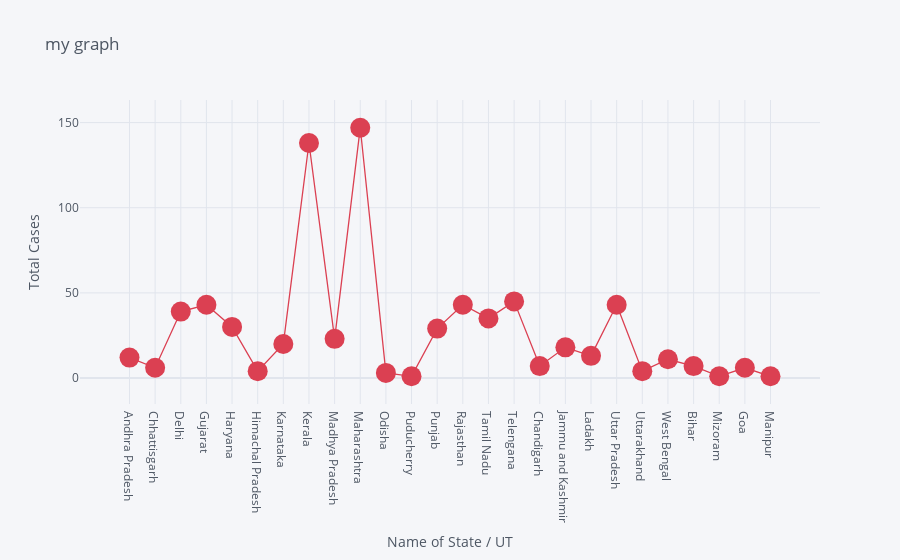
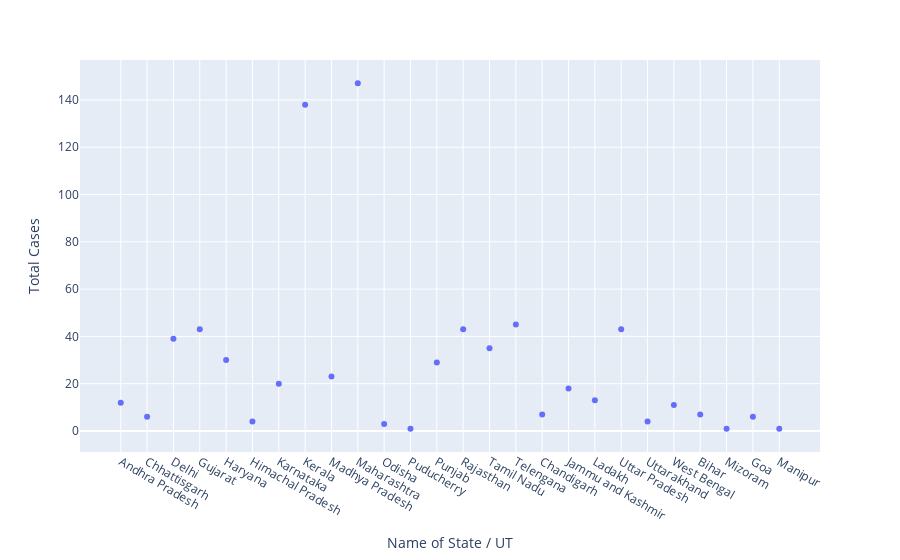

Write notebook code for charts like these, in order.
### Code cell
df.iplot(kind='scatter',x='Name of State / UT',y='Total Cases',mode='markers+lines',title='my graph',xTitle='Name of State / UT',
 yTitle='Total Cases',colors='red',size=20) 
px.scatter(df,x='Name of State / UT',y='Total Cases')

### Figure 1 — Plotly figure (JSON) as saved in the notebook; plotly's stock layout.template omitted (floating-point values rounded to 4 significant figures)
{"data": [{"line": {"color": "rgba(219, 64, 82, 1.0)", "dash": "solid", "shape": "linear", "width": 1.3}, "marker": {"size": 20, "symbol": "circle"}, "mode": "markers+lines", "name": "Total Cases", "text": "", "type": "scatter", "x": ["Andhra Pradesh", "Chhattisgarh", "Delhi", "Gujarat", "Haryana", "Himachal Pradesh", "Karnataka", "Kerala", "Madhya Pradesh", "Maharashtra", "Odisha", "Puducherry", "Punjab", "Rajasthan", "Tamil Nadu", "Telengana", "Chandigarh", "Jammu and Kashmir", "Ladakh", "Uttar Pradesh", "Uttarakhand", "West Bengal", "Bihar", "Mizoram", "Goa", "Manipur"], "y": [12, 6, 39, 43, 30, 4, 20, 138, 23, 147, 3, 1, 29, 43, 35, 45, 7, 18, 13, 43, 4, 11, 7, 1, 6, 1]}], "layout": {"legend": {"bgcolor": "#F5F6F9", "font": {"color": "#4D5663"}}, "paper_bgcolor": "#F5F6F9", "plot_bgcolor": "#F5F6F9", "title": {"font": {"color": "#4D5663"}, "text": "my graph"}, "xaxis": {"gridcolor": "#E1E5ED", "showgrid": true, "tickfont": {"color": "#4D5663"}, "title": {"font": {"color": "#4D5663"}, "text": "Name of State / UT"}, "zerolinecolor": "#E1E5ED"}, "yaxis": {"gridcolor": "#E1E5ED", "showgrid": true, "tickfont": {"color": "#4D5663"}, "title": {"font": {"color": "#4D5663"}, "text": "Total Cases"}, "zerolinecolor": "#E1E5ED"}}}

### Figure 2 — Plotly figure (JSON) as saved in the notebook; plotly's stock layout.template omitted (floating-point values rounded to 4 significant figures)
{"data": [{"hovertemplate": "Name of State / UT=%{x}<br>Total Cases=%{y}<extra></extra>", "legendgroup": "", "marker": {"color": "#636efa", "symbol": "circle"}, "mode": "markers", "name": "", "showlegend": false, "type": "scatter", "x": ["Andhra Pradesh", "Chhattisgarh", "Delhi", "Gujarat", "Haryana", "Himachal Pradesh", "Karnataka", "Kerala", "Madhya Pradesh", "Maharashtra", "Odisha", "Puducherry", "Punjab", "Rajasthan", "Tamil Nadu", "Telengana", "Chandigarh", "Jammu and Kashmir", "Ladakh", "Uttar Pradesh", "Uttarakhand", "West Bengal", "Bihar", "Mizoram", "Goa", "Manipur"], "xaxis": "x", "y": [12, 6, 39, 43, 30, 4, 20, 138, 23, 147, 3, 1, 29, 43, 35, 45, 7, 18, 13, 43, 4, 11, 7, 1, 6, 1], "yaxis": "y"}], "layout": {"legend": {"tracegroupgap": 0}, "margin": {"t": 60}, "xaxis": {"anchor": "y", "domain": [0, 1], "title": {"text": "Name of State / UT"}}, "yaxis": {"anchor": "x", "domain": [0, 1], "title": {"text": "Total Cases"}}}}
